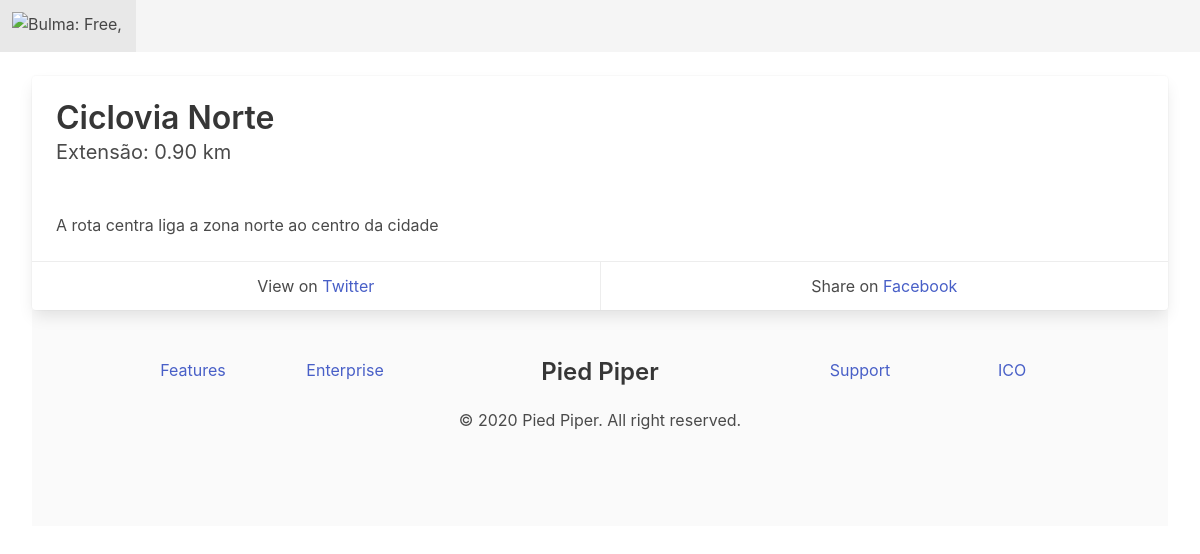
The app's page /5/ with its own data.
### rotas/models.py (models this page shows, shortened)
class Rotas(models.Model):
    nome = models.CharField('Nome', max_length=50)
    descricao = models.CharField('Descrição', max_length=500)
    tamanho = models.DecimalField('Tamanho da Rota em Km', max_digits=4, decimal_places=2)
    create_at = models.DateTimeField(auto_now_add=True)
    update_at = models.DateTimeField(auto_now=True)

### rotas/views.py (the view)
# urls.py: path('<int:pk>/', RotasDetailView.as_view(), name='rotas-detail'),
class RotasDetailView(DetailView):
    model = Rotas

### rotas/templates/rotas/rotas_detail.html
{% extends 'base.html' %}
{% block content %}
    <div class="card">
        <div class="card-content">
            <p class="title">
                {{ object.nome }}
            </p>
            <p class="subtitle">
                Extensão: {{ object.tamanho }} km
            </p>
        </div>
        <div class="card-content">
            <div class="content">
                {{ object.descricao }}
            </div>
        </div>
        <footer class="card-footer">
            <p class="card-footer-item">
      <span>
        View on <a href="https://twitter.com/codinghorror/status/506010907021828096">Twitter</a>
      </span>
            </p>
            <p class="card-footer-item">
      <span>
        Share on <a href="#">Facebook</a>
      </span>
            </p>
        </footer>
    </div>
{% endblock content %}

### records on screen
Rotas: nome "Ciclovia Norte", tamanho "0.90", descricao "A rota centra liga a zona norte ao centro da cidade"
